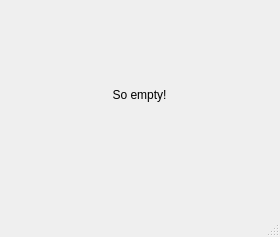
<?xml version="1.0" encoding="UTF-8"?>
<ui version="4.0">
 <class>MainWindow</class>
 <widget class="QMainWindow" name="MainWindow">
  <property name="geometry">
   <rect>
    <x>0</x>
    <y>0</y>
    <width>280</width>
    <height>237</height>
   </rect>
  </property>
  <property name="windowTitle">
   <string>NBLM</string>
  </property>
  <widget class="QWidget" name="centralwidget">
   <widget class="QWidget" name="verticalLayoutWidget">
    <property name="geometry">
     <rect>
      <x>-1</x>
      <y>-1</y>
      <width>281</width>
      <height>191</height>
     </rect>
    </property>
    <layout class="QVBoxLayout" name="verticalLayout">
     <item>
      <widget class="QLabel" name="label">
       <property name="text">
        <string>So empty!</string>
       </property>
       <property name="alignment">
        <set>Qt::AlignCenter</set>
       </property>
      </widget>
     </item>
    </layout>
   </widget>
  </widget>
  <widget class="QMenuBar" name="menubar">
   <property name="geometry">
    <rect>
     <x>0</x>
     <y>0</y>
     <width>280</width>
     <height>20</height>
    </rect>
   </property>
  </widget>
  <widget class="QStatusBar" name="statusbar"/>
 </widget>
 <resources/>
 <connections/>
</ui>
